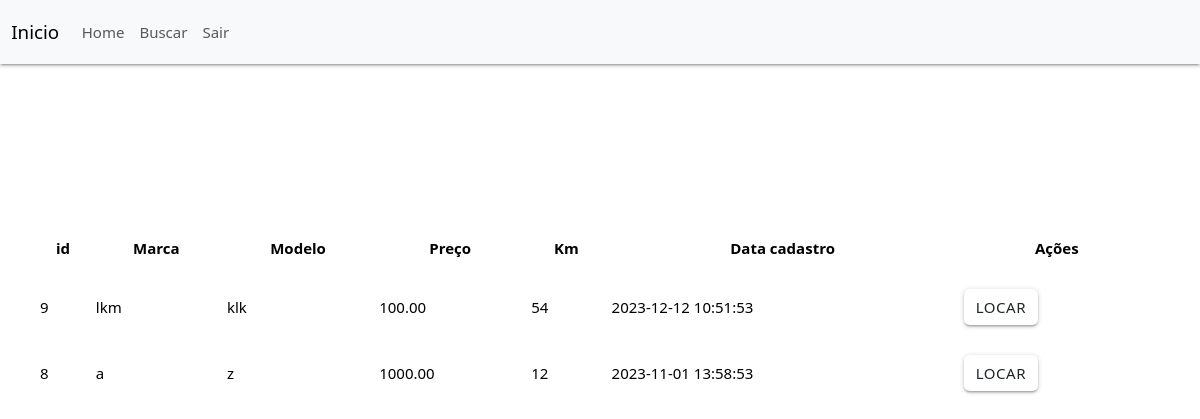
Screenshot of /locar.php (signed in) with the database file from the repository.
### tables this page shows
CREATE TABLE IF NOT EXISTS `carro` (
  `id` int(11) NOT NULL AUTO_INCREMENT,
  `marca` varchar(255) NOT NULL,
  `modelo` varchar(255) NOT NULL,
  `preco` decimal(10,2) NOT NULL,
  `dt_cadastro` timestamp NOT NULL DEFAULT CURRENT_TIMESTAMP ON UPDATE CURRENT_TIMESTAMP,
  `Km` int(11) DEFAULT NULL,
  `nomealugado` varchar(50) DEFAULT NULL,
  PRIMARY KEY (`id`)
);

### locar.php (the view, shortened to what this page needs)
<!DOCTYPE html>
<html>
<head>
 <link rel="stylesheet" href="https://cdnjs.cloudflare.com/ajax/libs/materialize/1.0.0/css/materialize.min.css">
 <link href="https://cdn.jsdelivr.net/npm/bootstrap@5.3.2/dist/css/bootstrap.min.css" rel="stylesheet">
</head>
<body>
<nav class="navbar navbar-expand-lg bg-body-tertiary">
    <div class="container-fluid">
      <a href="index.php" class="navbar-brand">Inicio</a>
      <ul id="nav-mobile" class="navbar-nav me-auto mb-2 mb-lg-0">
        <li class="nav-item"><a class="nav-link" href="index.php">Home</a></li>
        <li class="nav-item"><a class="nav-link" href="buscar.php">Buscar</a></li>
        <li class="nav-item"><a class="nav-link" href="logout.php">Sair</a></li>
      </ul>
    </div>
  </nav>
<br>
<br>
<br>
<br>
<br>
<div class="bc">
 <table>
        <thead>
  <tr>
      <th>id</th>
      <th>Marca</th>
      <th>Modelo</th>
      <th>Preço</th>
      <th>Km</th>
      <th>Data cadastro</th>
      <th>Ações</th>
  </tr>
  <br>
  <br>
  </thead>
        <tbody>
        <?php
            include "conexao.php";
            try {
                $stmt = $conexao->prepare("SELECT * FROM carro WHERE nomealugado IS NULL ORDER BY id DESC;");
                if($stmt->execute()){
                    while($rs = $stmt->fetch(PDO::FETCH_OBJ)){
                        echo"<tr>
                            <td>{$rs->id}</td>
                            <td>{$rs->marca}</td>
                            <td>{$rs->modelo}</td>
                            <td>{$rs->preco}</td>
                            <td>{$rs->Km}</td>
                            <td>{$rs->dt_cadastro}</td>
                             <td><a class='btn waves-effect waves-light' href='locarcarro.php?cod={$rs->id}'>locar</a></td>
                            </tr>";
                    }
                }
            } catch (PDOException $erro) {
                echo "Erro na conexão:" . $erro->getMessage();
            }
        ?>
        </tbody>
      </table>
</body>
</html>

### locar.php (style rules this page uses)
* { color:white; text-align: center; color: black; }
.bc { margin-left: 35px; margin-right: 45px; }

### rows the page displays
carro: id "9", marca "lkm", modelo "klk", preco "100.00", Km "54", dt_cadastro "2023-12-12 10:51:53"
carro: id "8", marca "a", modelo "z", preco "1000.00", Km "12", dt_cadastro "2023-11-01 13:58:53"
